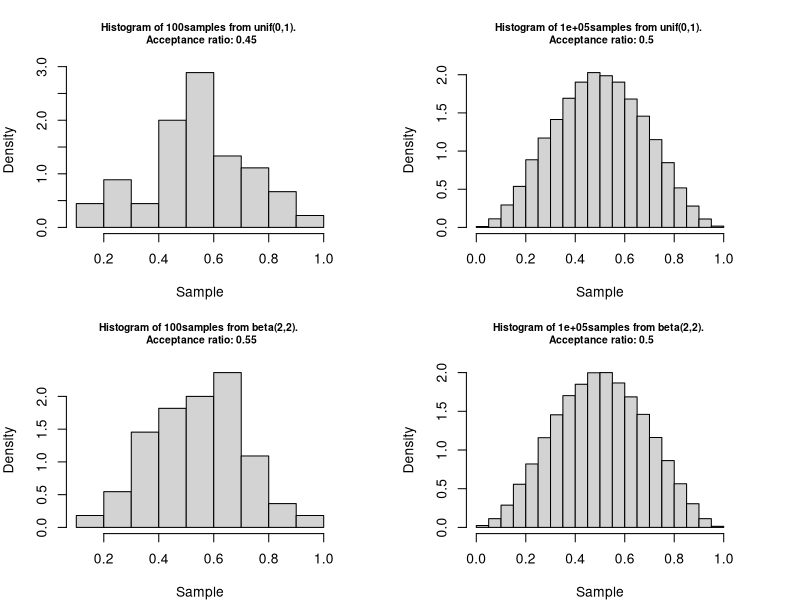
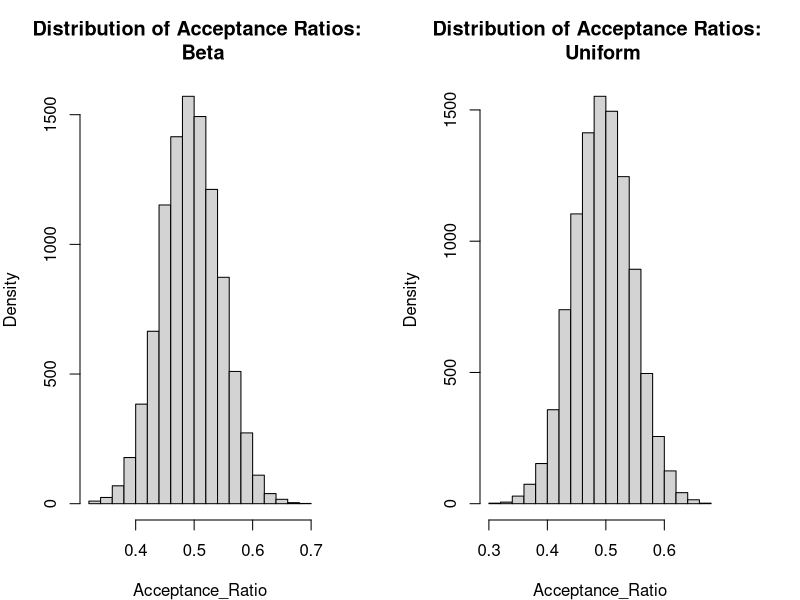

Recreate these plots in R, in order.
## ---- chunk 1
# The known part of posterior
post = function(x) sin(pi*x)^2

# Function for rejection sampling
simulate = function(f = post, envelop = "unif", param1 = 0, param2 = 1, 
                    size = 10^2, has_plot = TRUE){
  r_envelop = match.fun(paste0("r", envelop))
  d_envelop = match.fun(paste0("d", envelop))
  
  # Sample & Reject
  proposal = r_envelop(size, param1, param2)
  density_ratio = post(proposal)/d_envelop(proposal, param1, param2)
  samples = proposal[runif(size)<density_ratio]
  accept_ratio = length(samples)/size
  
  # Draw the histogram for acceptance ratios
  if(has_plot){
    hist(samples, probability = TRUE, xlab = "Sample", ylab = "Density",
         main = paste0("Histogram of ", size, "samples from ", envelop, 
                       "(", param1, ",", param2, "). \n Acceptance ratio: ",
                       round(accept_ratio, 2)), cex.main = 0.75)
  }
  
  return(accept_ratio)
}

## ---- chunk 2
# Visualize results for Unif(0,1) and Beta(2,2)
par(mfrow = c(2,2), mar = rep(4,4))

unif_small_sample = simulate()
unif_large_sample = simulate(size = 10^5)

beta_small_sample = simulate(envelop = "beta", 
                             param1 = 2, param2 = 2)

beta_large_sample = simulate(envelop = "beta", 
                             param1 = 2, param2 = 2, size = 10^5)
## ---- chunk 3
trial = 10000
accept_unif = rep(0,trial)
accept_beta = rep(0,trial)

for (i in 1:trial){
  accept_beta[i] = simulate(envelop = "beta", param1 = 2, 
                            param2 = 2, has_plot = FALSE)
  accept_unif[i] = simulate(has_plot = FALSE)
}

par(mfrow = c(1,2))
hist(accept_beta, xlab = "Acceptance_Ratio", ylab = "Density", 
     main = "Distribution of Acceptance Ratios: \n Beta")
hist(accept_unif, xlab = "Acceptance_Ratio", ylab = "Density", 
     main = "Distribution of Acceptance Ratios: \n Uniform")
